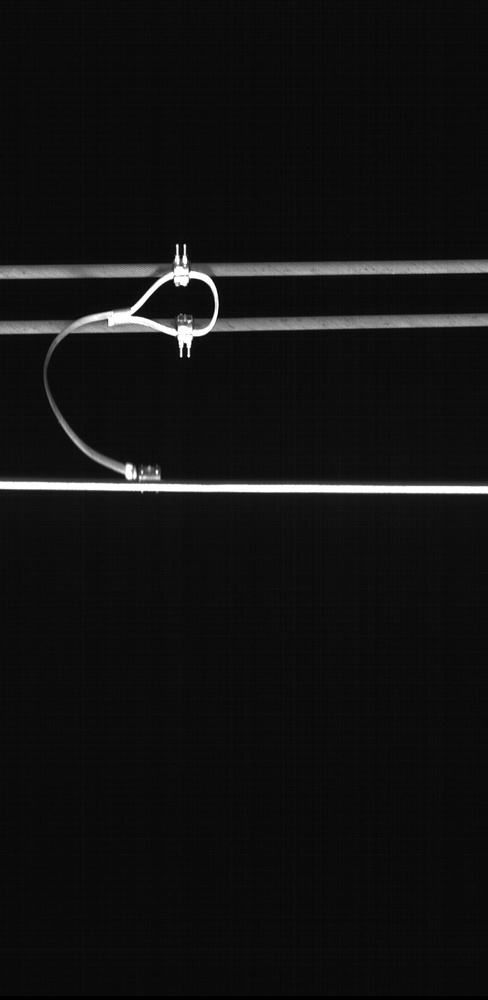
#> input picture utils/image_matchting/2022_0599_HD11_01_00012455.jpg, 488 x 1000 px, shrunk from 1000 x 2048 before the run
$ jupyter execute --allow-errors imagematching.ipynb   (shell and % lines are left out)
#> lines starting #> are read from the running program, lines starting #| are printed output that depends on the picture
## 必要なライブラリのインストール

## カメラの位置合わせ

類似点上位十点の座標のズレと十点のズレの平均値を表示

[cell 1]
import cv2
import numpy as np
from matplotlib import pyplot as plt
# 画像を読み込む
img1 = cv2.imread('2022_0599_HD11_01_00012455.jpg', 0) # 基準画像
#> img1 is the input picture: shape (1000, 488); min 0, max 255, mean 18.2
img2 = cv2.imread('2022_0599_HD12_01_00012455.jpg', 0) # 位置合わせする画像
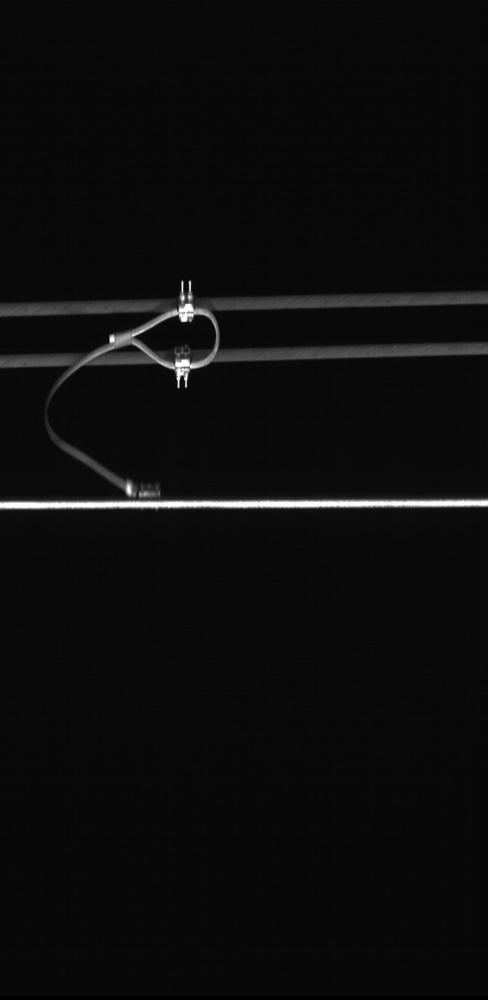
#> input picture utils/image_matchting/2022_0599_HD12_01_00012455.jpg, 488 x 1000 px, shrunk from 1000 x 2048 before the run
#> img2 is the input picture: shape (1000, 488); min 0, max 255, mean 12.9
# ORBディテクターを初期化する
orb = cv2.ORB_create()
# キーポイントとディスクリプタを見つける
kp1, des1 = orb.detectAndCompute(img1, None)
#> kp1 = 500 keypoints; strongest (x, y, size): (184, 344, 31), (135, 313, 53.6), (172, 279, 31), (172, 280, 37.2)
kp2, des2 = orb.detectAndCompute(img2, None)
#> kp2 = 500 keypoints; strongest (x, y, size): (183, 320, 44.6), (182, 320, 37.2), (182, 377, 37.2), (181, 376, 31)
# BFマッチャーを初期化する
bf = cv2.BFMatcher(cv2.NORM_HAMMING, crossCheck=True)
# マッチングを行う
matches = bf.match(des1, des2)
#> matches = 195 matches
# マッチングの結果を距離によってソートする
matches = sorted(matches, key=lambda x:x.distance)
# マッチングの結果を描画する
img3 = cv2.drawMatches(img1, kp1, img2, kp2, matches[:10], None, flags=cv2.DrawMatchesFlags_NOT_DRAW_SINGLE_POINTS)
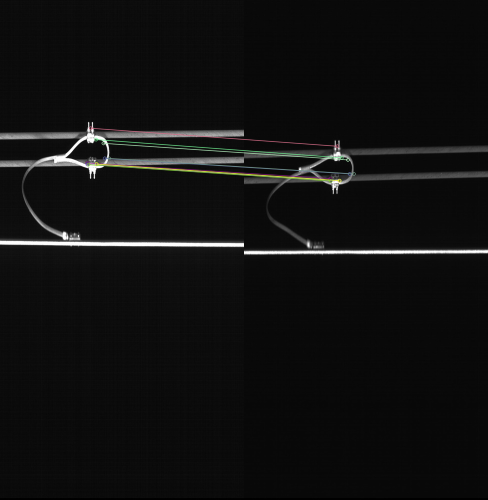
#> img3: shape (1000, 976, 3) (shown at 1/2 size); mean of channels 0, 1, 2 16, 16.2, 16.2; drawn as B, G, R
# 各点でのx方向とy方向のずれを計算して表示する
#> (the rest of this cell did not finish here and is left out)
